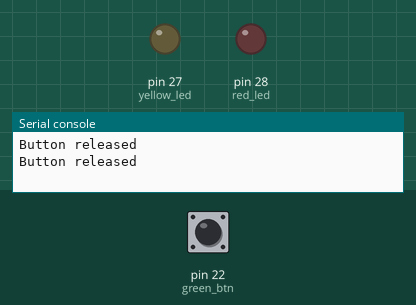
Simulated run of this program. Board: MicroPython board. Shown: output pins drawn as LEDs (lit = HIGH), the last lines printed to the serial console. The test bench sets the inputs (shaded band); at power-on: pin 22 (green_btn) HIGH.

Above: at 1.2 s.
1.3 s: pin 22 (green_btn) pulled LOW for 1.2 s
At 2.8 s:
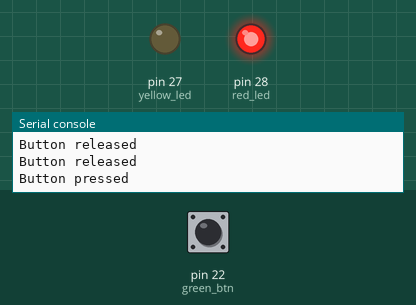
4.5 s: pin 22 (green_btn) pulled LOW for 3.2 s
At 8.9 s:
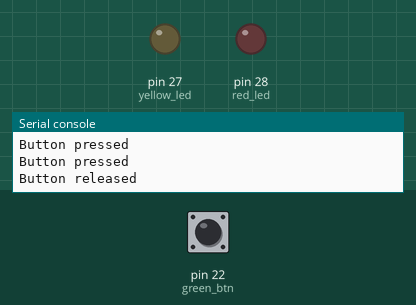
Timing chart, 0 to 10.4 s (numbered marks = the images above; inputs shaded):
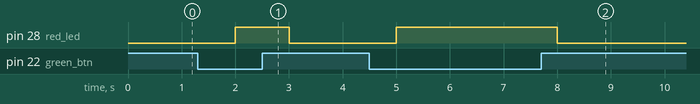

The program:

buttons.py
```python
from machine import Pin
import time
import machine


red_led    = Pin(28, Pin.OUT)
yellow_led = Pin(27, Pin.OUT)
#button input
green_btn = Pin(22, Pin.IN,Pin.PULL_UP)
while True:
    button_status = green_btn.value()
    if (button_status == 1):
        red_led.off()
        print("Button released")
    elif (button_status == 0):
        red_led.on()
        print("Button pressed")
    time.sleep(1)
```

Measured:
- after the input at 1.3 s, pin 28 (red_led): LOW → HIGH after 0.70 s, → LOW 1.0 s later
- after the input at 4.5 s, pin 28 (red_led): LOW → HIGH after 0.50 s, → LOW 3.0 s later
